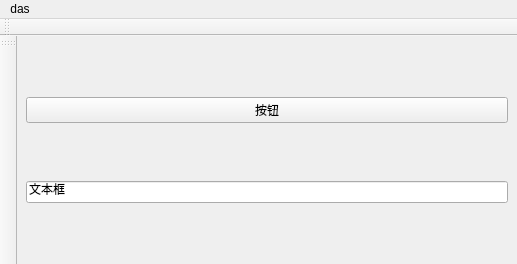
<?xml version="1.0" encoding="UTF-8"?>
<ui version="4.0">
 <class>MainWindow</class>
 <widget class="QMainWindow" name="MainWindow">
  <property name="geometry">
   <rect>
    <x>0</x>
    <y>0</y>
    <width>517</width>
    <height>264</height>
   </rect>
  </property>
  <widget class="QWidget" name="centralwidget">
   <layout class="QVBoxLayout" name="verticalLayout">
    <item>
     <widget class="QPushButton" name="pushButton">
      <property name="text">
       <string>按钮</string>
      </property>
     </widget>
    </item>
    <item>
     <widget class="QLineEdit" name="lineEdit">
      <property name="text">
       <string>文本框</string>
      </property>
     </widget>
    </item>
   </layout>
  </widget>
  <widget class="QMenuBar" name="menuBar">
   <property name="geometry">
    <rect>
     <x>0</x>
     <y>0</y>
     <width>517</width>
     <height>23</height>
    </rect>
   </property>
   <property name="defaultUp">
    <bool>true</bool>
   </property>
   <widget class="QMenu" name="menudas">
    <property name="title">
     <string>das</string>
    </property>
   </widget>
   <addaction name="menudas"/>
  </widget>
  <widget class="QToolBar" name="toolBar">
   <property name="windowTitle">
    <string>toolBar</string>
   </property>
   <attribute name="toolBarArea">
    <enum>TopToolBarArea</enum>
   </attribute>
   <attribute name="toolBarBreak">
    <bool>false</bool>
   </attribute>
  </widget>
  <widget class="QToolBar" name="toolBar_2">
   <property name="windowTitle">
    <string>toolBar_2</string>
   </property>
   <attribute name="toolBarArea">
    <enum>LeftToolBarArea</enum>
   </attribute>
   <attribute name="toolBarBreak">
    <bool>false</bool>
   </attribute>
  </widget>
 </widget>
 <resources/>
 <connections/>
</ui>
